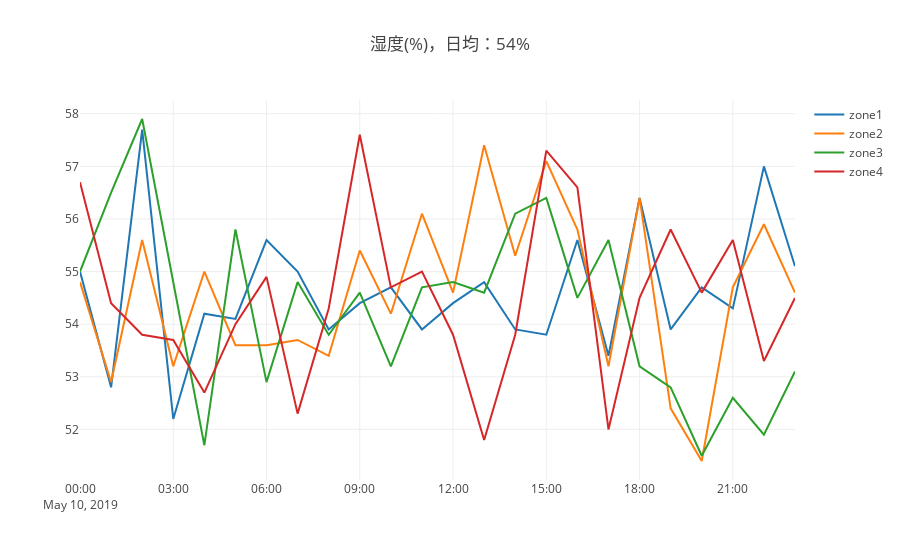

Notebook cell for this chart:
### Code cell
df = IEQ[['RH']].groupby(IEQ['zoneID']).resample('H').mean()
day_mean = IEQ['RH'].mean()
trace1 = go.Scatter(
    x = df.loc['zone1',:].index,
    y = df.loc['zone1','RH'],
    mode = 'lines',
    name = 'zone1'
)
trace2 = go.Scatter(
    x = df.loc['zone2',:].index,
    y = df.loc['zone2','RH'],
    mode = 'lines',
    name = 'zone2'
)
trace3 = go.Scatter(
    x = df.loc['zone3',:].index,
    y = df.loc['zone3','RH'],
    mode = 'lines',
    name = 'zone3'
)
trace4 = go.Scatter(
   x = df.loc['zone4',:].index,
    y = df.loc['zone4','RH'],
    mode = 'lines',
    name = 'zone4'
)
data = [trace1, trace2, trace3, trace4]
layout = go.Layout(
    title='湿度(%)，日均：'+str(int(day_mean))+'%'
)

fig1 = go.Figure(data=data, layout=layout)
plotly.offline.iplot(fig1)
